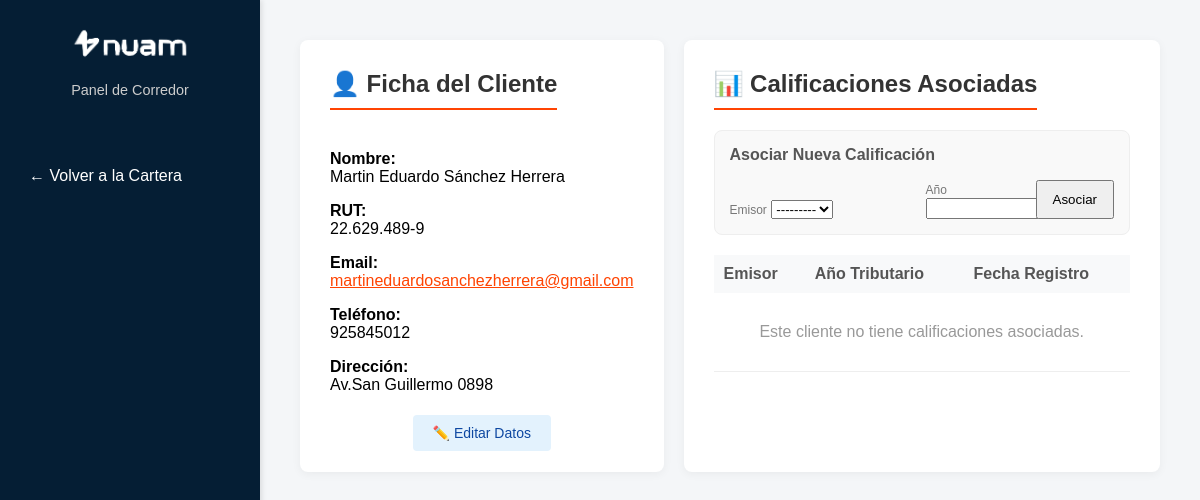
The page /client/3/detalle/ (signed in) on the database its author committed.
### NuamApp/models.py (models this page shows, shortened)
class Cliente(models.Model):
    rut = models.CharField(max_length=12)
    nombre = models.CharField(max_length=250)
    direccion = models.CharField(max_length=150)
    email = models.EmailField(max_length=100)
    telefono = models.CharField(max_length=13)
    corredor = models.ForeignKey('Corredor', on_delete=models.CASCADE)

### NuamApp/views.py (the view)
# urls.py: path('client/<int:cliente_id>/detalle/', views.client_detail, name='client_detail'),
@login_required
def client_detail(request, cliente_id):
    cliente = get_object_or_404(Cliente, pk=cliente_id, corredor=request.user)
    calificaciones = Calificacion.objects.filter(id_cliente=cliente).order_by('-año_tributario')
    form = FormCalificacion()
    context = {
        'cliente':cliente,
        'calificaciones':calificaciones,
        'form':form
    }
    return render(request, 'client_detail.html', context)

### NuamApp/forms.py
class FormCalificacion(ModelForm):
    class Meta:
        model = Calificacion
        fields = ['id_emisor', 'año_tributario']
        wigets = {
            'id_emisor' : forms.Select(attrs={'class':'campo'}),
            'año_tributario' : forms.NumberInput(attrs={'class':'campo','placeholder':'Año (Ej: 2025)'}),
        }
        labels = {
            'id_emisor':'Seleccione un Emisor',
            'año_tributario':'Año Tributario'
        }

### NuamApp/templates/client_detail.html (shortened to what this page needs)
{% load static %}
<!DOCTYPE html>
<html lang="es">
<head>
    <link rel="stylesheet" href="{% static 'css/admin.css' %}">
    </head>
<body>
    <nav class="sidebar">
        <div class="sidebar-header">
            <img src="{% static 'images/Nuam_logo-transparente.png' %}" alt="Nuam Logo" class="sidebar-logo">
            <p style="margin-top:10px; font-size: 0.9em; color: #ccc;">Panel de Corredor</p>
        </div>
        <ul class="nav-links">
            <li class="nav-item">
                <a href="{% url 'holder' %}" style="text-decoration:none; color:inherit; display:block; width:100%;">
                    <span>← Volver a la Cartera</span>
                </a>
            </li>
        </ul>
    </nav>
    <main class="main-content">
        <div style="display: grid; grid-template-columns: 1fr 2fr; gap: 20px;">
            <div class="card">
                <h2>👤 Ficha del Cliente</h2>
                <div style="margin-top: 20px;">
                    <p><strong>Nombre:</strong><br> {{ cliente.nombre }}</p>
                    <p><strong>RUT:</strong><br> {{ cliente.rut }}</p>
                    <p><strong>Email:</strong><br> <a href="mailto:{{ cliente.email }}" style="color:#ff4403;">{{ cliente.email }}</a></p>
                    <p><strong>Teléfono:</strong><br> {{ cliente.telefono }}</p>
                    <p><strong>Dirección:</strong><br> {{ cliente.direccion }}</p>
                </div>
                <div style="margin-top: 30px; text-align: center;">
                    <a href="{% url 'modify_client' cliente.id %}" class="btn-toggle" style="background:#e3f2fd; color:#0d47a1; padding: 10px 20px; font-size: 14px;">✏️ Editar Datos</a>
                </div>
            </div>
            <div class="card">
                <h2>📊 Calificaciones Asociadas</h2>
                <div style="background: #f9f9f9; padding: 15px; border-radius: 8px; margin-bottom: 20px; border: 1px solid #eee;">
                    <h3 style="margin-top:0; font-size: 16px; color:#555;">Asociar Nueva Calificación</h3>
                    <form action="{% url 'add_calificacion' cliente.id %}" method="POST" style="display: flex; gap: 10px; align-items: end;">
                        <div style="flex-grow: 1;">
                            <label style="font-size: 12px; color:#777;">Emisor</label>
                            {{ form.id_emisor }}
                        </div>
                        <div style="width: 100px;">
                            <label style="font-size: 12px; color:#777;">Año</label>
                            {{ form.año_tributario }}
                        </div>
                        <button type="submit" id="boton" style="margin:0; width: auto; padding: 10px 15px;">Asociar</button>
                    </form>
                </div>
                <table class="info">
                    <thead>
                        <tr>
                            <th>Emisor</th>
                            <th>Año Tributario</th>
                            <th>Fecha Registro</th>
                        </tr>
                    </thead>
                    <tbody>
                        {% for calif in calificaciones %}
                        <tr>
                            <td>
                                <strong>{{ calif.id_emisor.nombre }}</strong><br>
                                <small style="color:#888;">RUT: {{ calif.id_emisor.rut }}</small>
                            </td>
                            <td>
                                <span style="background: #e8f5e9; color: #2e7d32; padding: 3px 8px; border-radius: 10px; font-size: 12px; font-weight: bold;">
                                    {{ calif.año_tributario }}
                                </span>
                            </td>
                            <td style="color:#666; font-size: 14px;">
                                {{ calif.fecha_creacion_registro|date:"d/m/Y" }}
                            </td>
                        </tr>
                        {% empty %}
                        <tr>
                            <td colspan="3" style="text-align:center; padding: 30px; color: #999;">
                                Este cliente no tiene calificaciones asociadas.
                            </td>
                        </tr>
                        {% endfor %}
                    </tbody>
                </table>
            </div>
        </div>
    </main>
</body>
</html>

### NuamApp/static/css/admin.css (style rules this page uses)
body { margin: 0; padding: 0; font-family: Arial, sans-serif; background-color: #f4f6f8; height: 100vh; display: flex; overflow: hidden; }
.sidebar { width: 260px; background-color: #051e34; color: white; display: flex; flex-direction: column; padding: 20px 0; box-shadow: 2px 0 5px rgba(0,0,0,0.1); flex-shrink: 0; }
.sidebar-header { text-align: center; margin-bottom: 40px; padding: 0 20px; }
.sidebar-logo { max-width: 150px; filter: brightness(0) invert(1); }
.nav-links { list-style: none; padding: 0; margin: 0; }
.nav-item { padding: 15px 25px; cursor: pointer; transition: background 0.3s; display: flex; align-items: center; font-size: 16px; border-left: 4px solid transparent; }
.main-content { flex-grow: 1; padding: 40px; overflow-y: auto; }
.card { background: white; padding: 30px; border-radius: 8px; box-shadow: 0 2px 10px rgba(0,0,0,0.05); margin-bottom: 20px; }
.card h2 { margin-top: 0; color: #333; border-bottom: 2px solid #ff4403; display: inline-block; padding-bottom: 10px; margin-bottom: 20px; }
.info { width: 100%; border-collapse: collapse; }
.info th { text-align: left; padding: 10px; background-color: #f8f9fa; color: #555; }
.info td { padding: 10px; border-bottom: 1px solid #eee; }
.btn-toggle { background: #eee; padding: 5px 10px; border-radius: 4px; text-decoration: none; color: #333; font-size: 12px; }

### rows shown on the page
Cliente: nombre "Martin Eduardo Sánchez Herrera", rut "22.629.489-9", email "martineduardosanchezherrera@gmail.com", telefono "925845012", direccion "Av.San Guillermo 0898"
